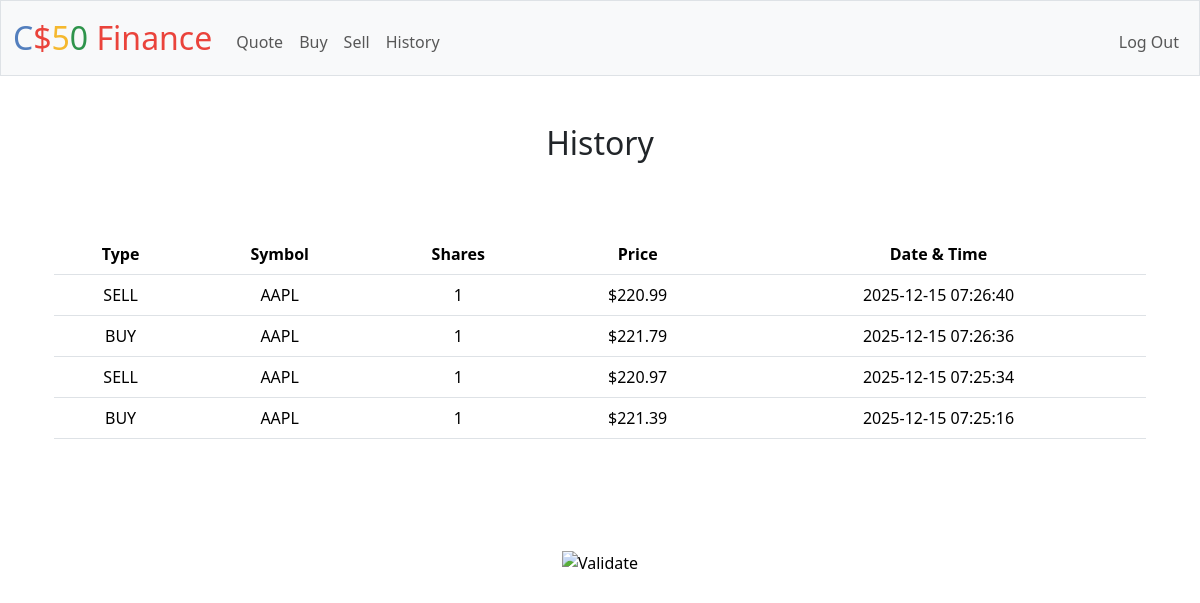
The app's page /history (signed in) with its own data.
### tables this page shows
CREATE TABLE transactions (
    id INTEGER PRIMARY KEY AUTOINCREMENT NOT NULL,
    user_id INTEGER NOT NULL,
    symbol TEXT NOT NULL,
    shares INTEGER NOT NULL,
    price NUMERIC NOT NULL,
    timestamp DATETIME DEFAULT CURRENT_TIMESTAMP
);

### app.py (the view)
@app.route("/history")
@login_required
def history():
    rows = db.execute(
        """
        SELECT symbol, shares, price, timestamp
        FROM transactions
        WHERE user_id = ?
        ORDER BY timestamp DESC
        """,
        session["user_id"]
    )
    return render_template("history.html", transactions=rows)

### app.py (called while the page is built)
@app.after_request
def after_request(response):
    response.headers["Cache-Control"] = "no-cache, no-store, must-revalidate"
    response.headers["Expires"] = 0
    response.headers["Pragma"] = "no-cache"
    return response

### helpers.py (called while the page is built)
def login_required(f):
    @wraps(f)
    def decorated_function(*args, **kwargs):
        if session.get("user_id") is None:
            return redirect("/login")
        return f(*args, **kwargs)
    return decorated_function

def usd(value):
    return f"${value:,.2f}"

### templates/history.html (shortened to what this page needs)
{% extends "layout.html" %}
{% block main %}
    <h2 class="text-center mb-4"> History </h2>
{% if not transactions %}
    <p class="text-center">No transactions yet.</p>
{% else %}
<main class="container py-5 text-center">
    <table class="table">
        <thead>
            <tr>
                <th>Type</th>
                <th>Symbol</th>
                <th>Shares</th>
                <th>Price</th>
                <th>Date & Time</th>
            </tr>
        </thead>
        <tbody>
            {% for t in transactions %}
            <tr>
                <td>{% if t["shares"] > 0 %}BUY{% else %}SELL{% endif %}</td>
                <td>{{ t["symbol"] }}</td>
                <td>{{ (t["shares"] | abs) }}</td>
                <td>{{ t["price"] | usd }}</td>
                <td>{{ t["timestamp"] }}</td>
            </tr>
            {% endfor %}
        </tbody>
    </table>
</main>
{% endif %}
{% endblock %}

### templates/layout.html (shortened to what this page needs)
<!DOCTYPE html>
<html lang="en">
    <head>
        <link href="https://cdn.jsdelivr.net/npm/bootstrap@5.3.3/dist/css/bootstrap.min.css" rel="stylesheet">
        <link href="/static/styles.css" rel="stylesheet">
    </head>
    <body>
        <nav class="bg-light border navbar navbar-expand-md navbar-light">
            <div class="container-fluid">
                <a class="navbar-brand" href="/"><span class="blue">C</span><span class="red">$</span><span class="yellow">5</span><span class="green">0</span> <span class="red">Finance</span></a>
                <div class="collapse navbar-collapse" id="navbar">
                    {% if session["user_id"] %}
                        <ul class="navbar-nav me-auto mt-2">
                            <li class="nav-item"><a class="nav-link" href="/quote">Quote</a></li>
                            <li class="nav-item"><a class="nav-link" href="/buy">Buy</a></li>
                            <li class="nav-item"><a class="nav-link" href="/sell">Sell</a></li>
                            <li class="nav-item"><a class="nav-link" href="/history">History</a></li>
                        </ul>
                        <ul class="navbar-nav ms-auto mt-2">
                            <li class="nav-item"><a class="nav-link" href="/logout">Log Out</a></li>
                        </ul>
                    {% else %}
                        <ul class="navbar-nav ms-auto mt-2">
                            <li class="nav-item"><a class="nav-link" href="/register">Register</a></li>
                            <li class="nav-item"><a class="nav-link" href="/login">Log In</a></li>
                            <li class="nav-item"><a class="nav-link" href="/admin">Admin acces</a></li>
                        </ul>
                    {% endif %}
                </div>
            </div>
        </nav>
        <main class="container py-5 text-center">
            {% block main %}{% endblock %}
        </main>
        <footer class="mb-5">
            <form action="https://validator.w3.org/check" class="text-center" enctype="multipart/form-data" method="post" target="_blank">
                <input alt="Validate" src="/static/I_heart_validator.png" type="image">
            </form>
        </footer>
    </body>
</html>

### static/styles.css (style rules this page uses)
nav .navbar-brand { font-size: xx-large; }
nav .navbar-brand .blue { color: #537fbe; }
nav .navbar-brand .red { color: #ea433b; }
nav .navbar-brand .yellow { color: #f5b82e; }
nav .navbar-brand .green { color: #2e944b; }

### records on screen
transactions: shows "SELL", symbol "AAPL", shares "1", price "$220.99", timestamp "2025-12-15 07:26:40"
transactions: shows "BUY", symbol "AAPL", shares "1", price "$221.79", timestamp "2025-12-15 07:26:36"
transactions: shows "SELL", symbol "AAPL", shares "1", price "$220.97", timestamp "2025-12-15 07:25:34"
transactions: shows "BUY", symbol "AAPL", shares "1", price "$221.39", timestamp "2025-12-15 07:25:16"
